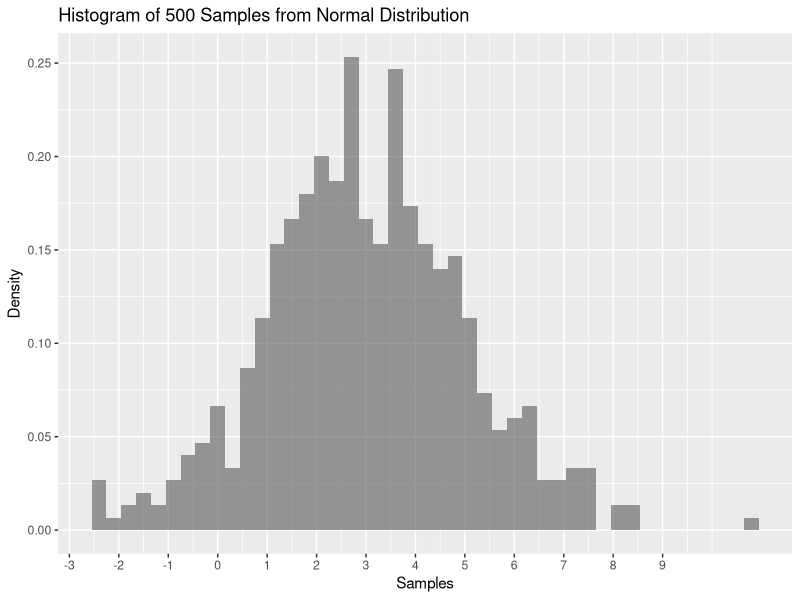
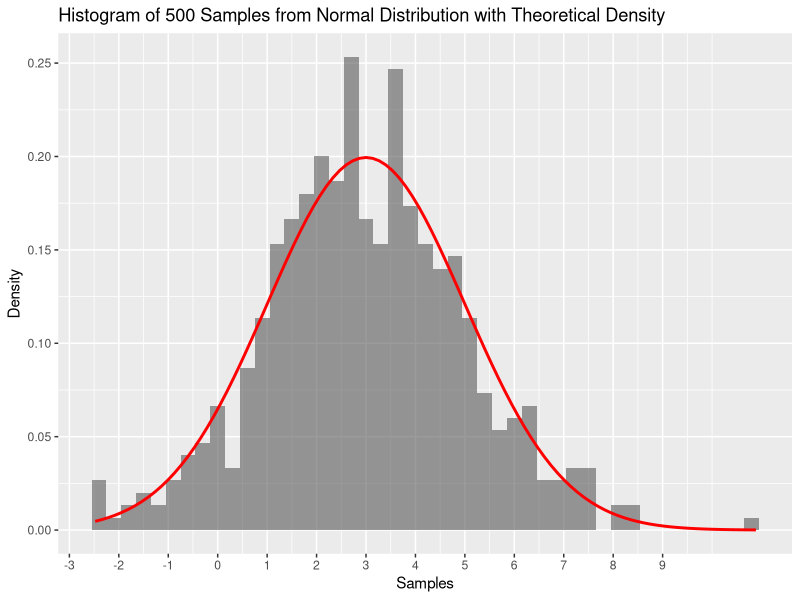
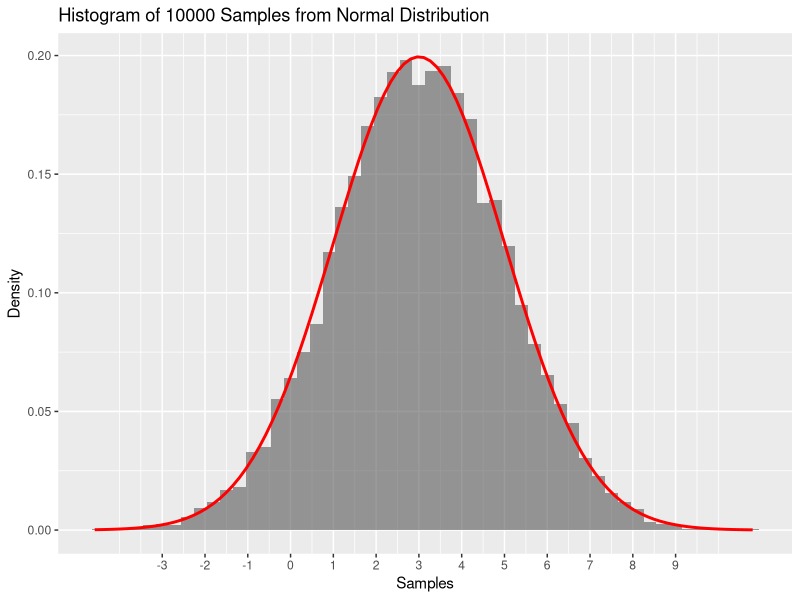
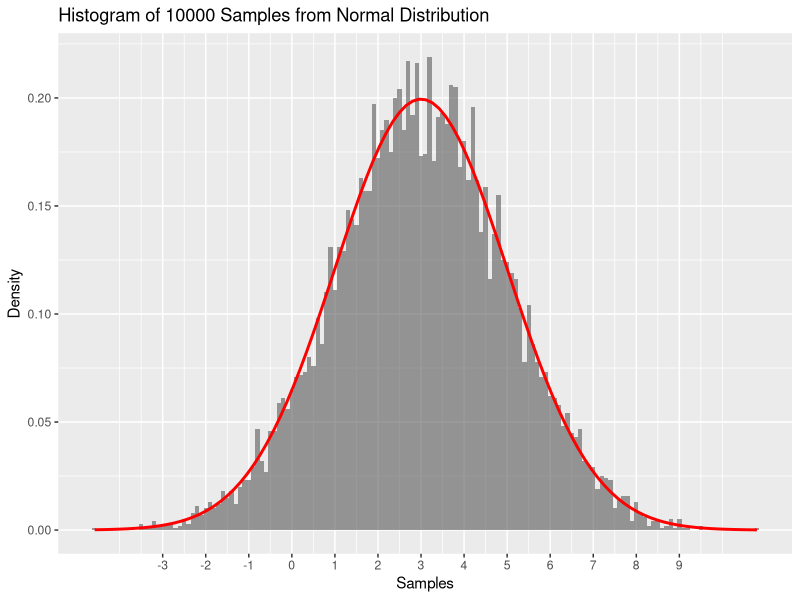
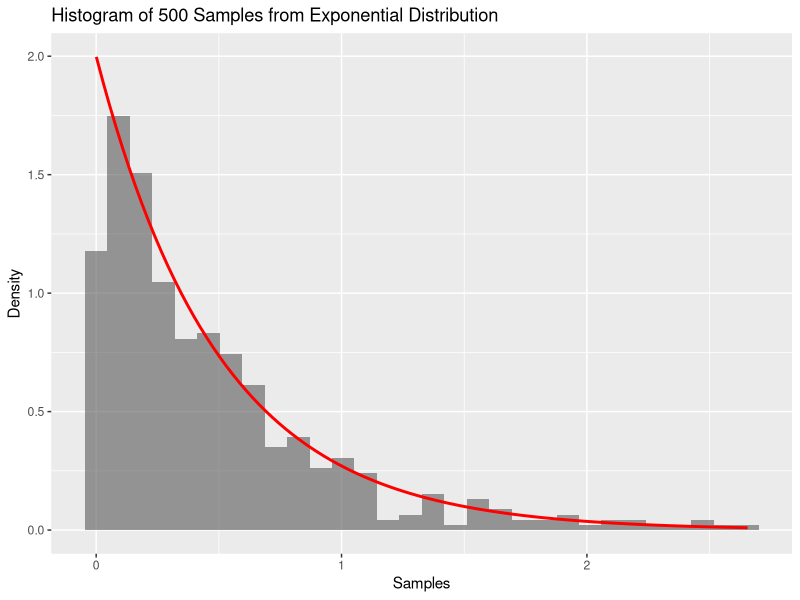
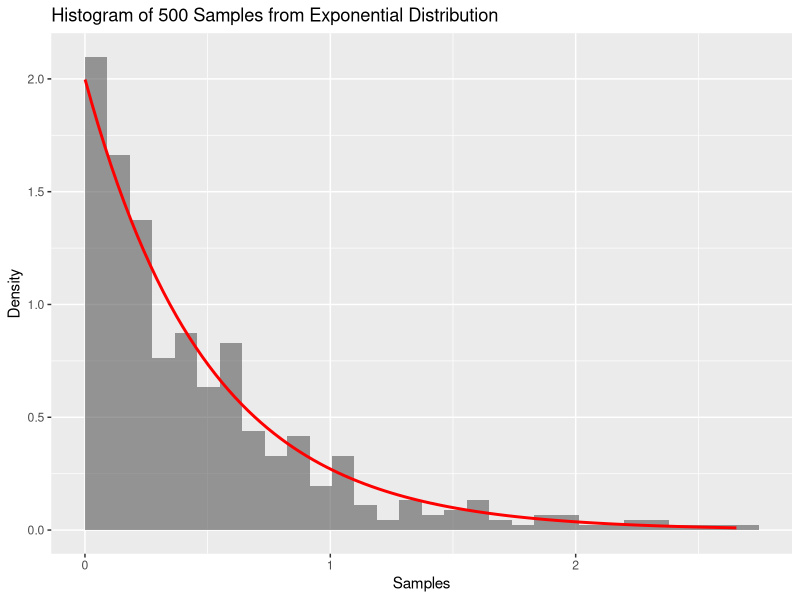
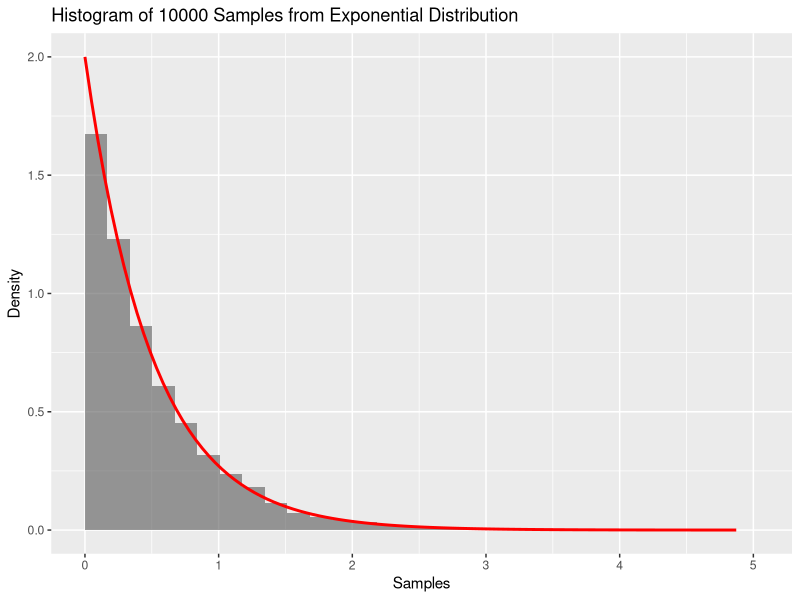
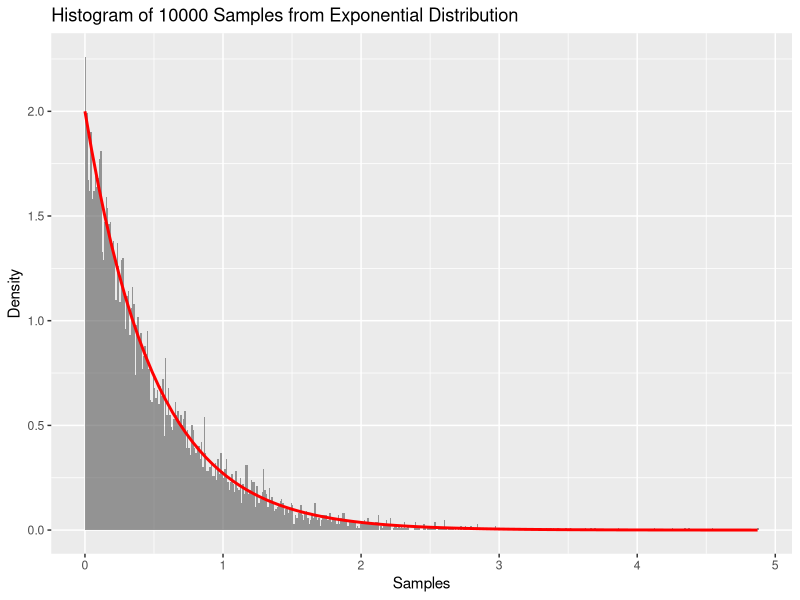

R code for these plots, in order:
# ---- 0. Setup and load libraries, if any ----

library(ggplot2)  # load the graphing library

if(!require("rstudioapi")) install.packages("rstudioapi")
setwd(dirname(getSourceEditorContext()$path))  # set working directory


# ---- 1. Continuous distributions: Normal ----
m = 3 # Mean parameter for Normal distribution
s = 2 # Standard Deviation for Normal distribution

samples_norm_500 <- rnorm(500, mean=m, sd=s)
samples <- data.frame(samples=samples_norm_500)

ggplot(samples, aes(x=samples)) +
  geom_histogram(aes(y=..density..), alpha=0.6, binwidth=0.3) +
  scale_x_continuous(breaks=c((m-3*s):(m+3*s))) +
  ylab("Density") +
  xlab("Samples") +
  ggtitle("Histogram of 500 Samples from Normal Distribution")

# plot the same thing, but with the theoretical distribution on top
ggplot(samples, aes(x=samples)) +
  geom_histogram(aes(y=..density..), alpha=0.6, binwidth=0.3) +
  stat_function(fun=dnorm, args=list(mean=m, sd=s), color="red", size=1) +
  scale_x_continuous(breaks=c((m-3*s):(m+3*s))) +
  ylab("Density") +
  xlab("Samples") +
  ggtitle("Histogram of 500 Samples from Normal Distribution with Theoretical Density")


# ---- 1a. What happens when we increase the sample size? ----
samples_norm_10000 <- rnorm(10000, mean=m, sd=s)
samples <- data.frame(samples=samples_norm_10000)

ggplot(samples, aes(x=samples)) +
  geom_histogram(aes(y=..density..), alpha=0.6, binwidth=0.3) +
  stat_function(fun=dnorm, args=list(mean=m, sd=s), color="red", size=1) +
  scale_x_continuous(breaks=c((m-3*s):(m+3*s))) +
  ylab("Density") +
  xlab("Samples") +
  ggtitle("Histogram of 10000 Samples from Normal Distribution")

  
# ---- 1b. What happens when we decrease the bin size? ----

ggplot(samples, aes(x=samples)) +
  geom_histogram(aes(y=..density..), alpha=0.6, binwidth=0.1) +
  stat_function(fun=dnorm, args=list(mean=m, sd=s), color="red", size=1) +
  scale_x_continuous(breaks=c((m-3*s):(m+3*s))) +
  ylab("Density") +
  xlab("Samples") +
  ggtitle("Histogram of 10000 Samples from Normal Distribution")


# ---- 2. Continuous distributions: Exponential ----
r = 2 # rate parameter for Exponential distribution

samples_exp_500 <- rexp(500, rate=r)
samples <- data.frame(samples=samples_exp_500)

ggplot(samples, aes(x=samples)) +
  geom_histogram(aes(y=..density..), alpha=0.6) +
  stat_function(fun=dexp, args=list(rate=r), color="red", size=1) +
  ylab("Density") +
  xlab("Samples") +
  ggtitle("Histogram of 500 Samples from Exponential Distribution")

# Why does the 0 bin look small, even though the theoretical density is highest?
# --- the bin definition includes impossible negative values!
# replot, but with bins that don't include negative values

ggplot(samples, aes(x=samples)) +
  geom_histogram(aes(y=..density..), boundary = 0, alpha=0.6) +
  stat_function(fun=dexp, args=list(rate=r), color="red", size=1) +
  ylab("Density") +
  xlab("Samples") +
  ggtitle("Histogram of 500 Samples from Exponential Distribution")


# ---- 2a. What happens when we increase the sample size? ----
samples_exp_10000 <- rexp(10000, r)
samples <- data.frame(samples=samples_exp_10000)

ggplot(samples, aes(x=samples)) +
  geom_histogram(aes(y=..density..), boundary=0, alpha=0.6) +
  stat_function(fun=dexp, args=list(rate=r), color="red", size=1) +
  ylab("Density") +
  xlab("Samples") +
  ggtitle("Histogram of 10000 Samples from Exponential Distribution")

# ---- 2b. What happens when we decrease the bin size? ----
ggplot(samples, aes(x=samples)) +
  geom_histogram(aes(y=..density..), boundary=0, binwidth=0.01, alpha=0.6) +
  stat_function(fun=dexp, args=list(rate=r), color="red", size=1) +
  ylab("Density") +
  xlab("Samples") +
  ggtitle("Histogram of 10000 Samples from Exponential Distribution")


# ---- 3. Continuous distributions: Uniform ----
lb = 50 # min parameter (lower bound) for uniform distribution
ub = 150 # max parameter (upper bound) for uniform distribution

samples_uni_500 <- runif(500, min=lb, max=ub)
samples <- data.frame(samples=samples_uni_500)

ggplot(samples, aes(x=samples)) +
  geom_histogram(aes(y=..density..), alpha=0.6) +
  stat_function(fun=dunif, args=list(min=lb, max=ub), color="red", size=1) +
  ylab("Density") +
  xlab("Samples") +
  ggtitle("Histogram of 500 Samples from Uniform Distribution")

# What's happening outside of the range (lb, ub)?
ggplot(samples, aes(x=samples)) +
  geom_histogram(aes(y=..density..), alpha=0.6) +
  stat_function(fun=dunif, args=list(min=lb, max=ub), color="red", size=1, xlim=c(lb-10, ub+10)) +
  ylab("Density") +
  xlab("Samples") +
  ggtitle("Histogram of 500 Samples from Uniform Distribution")

# ---- 3a. What happens when we increase the sample size? ----
samples_uni_10000 <- runif(10000, min=lb, max=ub)
samples <- data.frame(samples=samples_uni_10000)

ggplot(samples, aes(x=samples)) +
  geom_histogram(aes(y=..density..), alpha=0.6) +
  stat_function(fun=dunif, args=list(min=lb, max=ub), color="red", size=1, xlim=c(lb-10, ub+10)) +
  ylab("Density") +
  xlab("Samples") +
  ggtitle("Histogram of 10000 Samples from Uniform Distribution")
